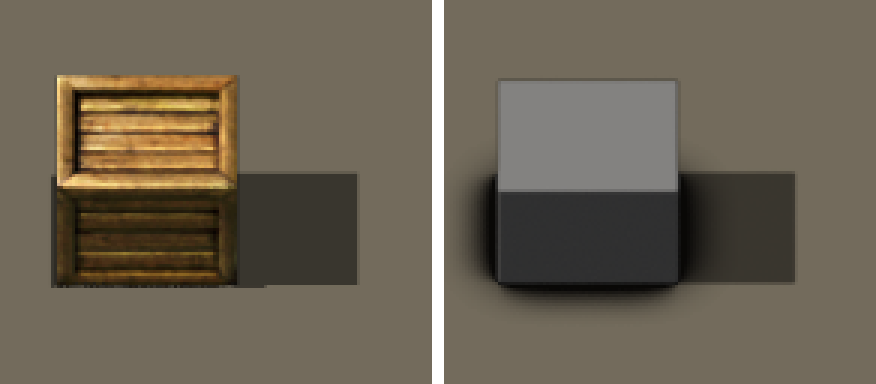
#> input picture tools/render/calib/img/apres-coffre.png, 876 x 384 px, given in place of hr-laser-turret-base-shadow.png, which was not available
$ python measure_laser.py
#> lines starting #> are read from the running program, lines starting #| are printed output that depends on the picture
### tools/render/pieces/levels/laser/compose_laser.py
"""Tourelle laser, lot V3 phase 1 : composition hors moteur des niveaux (Python système, numpy + Pillow).

Assemble les couches d'un niveau (vanilla pour le niveau 1, vanilla + pièce pour le niveau 2, rendus d'aperçu
ensuite) dans l'ordre du moteur, comme tools/render/calib/maquette.py (fonctions importées sans modification) :
1. ombres de toutes les entités (maximum des alphas), sol × (1 − 0,5 × alpha) (shadow-a8.frag) ;
2. couche lower-object (socles) de toutes les entités, puis couche object (têtes), triées par y puis x ;
3. lueur (draw_as_glow) additive, ajoutée au jour et à la carte des lumières ;
4. nuit : mix(LUT_nuit(jour), jour, lumière) (game.frag), lumière = halos + lueurs, bornée à [0, 1].
lightMul et lightAdd du moteur sont inconnus (pris à 1 et 0) : la nuit hors moteur n'est PAS une preuve.
"""
import os
import sys

import numpy as np
from PIL import Image

HERE = os.path.dirname(os.path.abspath(__file__))
RENDER = os.path.normpath(os.path.join(HERE, "..", "..", ".."))
sys.path.insert(0, HERE)
sys.path.insert(0, RENDER)
sys.path.insert(0, os.path.join(RENDER, "calib"))
import fo_post as P  # noqa: E402
import laser_design as D  # noqa: E402
from maquette import lut_apply, down2  # noqa: E402

OUT = os.path.join(RENDER, "out", "levels", "laser")
DATA = os.environ.get("FO_DATA", r"H:\Factorio.v1.1.91 Modding\Factorio.v1.1.91\data")
_cache = {}


def load_rgba(path):
    if path not in _cache:
        _cache[path] = np.asarray(Image.open(path).convert("RGBA")).astype(np.float64) / 255.0
    return _cache[path]


def vanilla_layer(key, frame=0, kind="main", order="lower"):
    s = D.VANILLA[key]
    im = load_rgba(os.path.join(DATA, "base", "graphics", "entity", s["file"]))
    ll = s.get("line_length", 1)
    fx, fy = frame % ll, frame // ll
    img = im[fy * s["h"]:(fy + 1) * s["h"], fx * s["w"]:(fx + 1) * s["w"]]
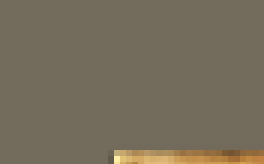
#> img: shape (82, 132, 4) float64 (shown 2 times larger); mean of channels 0, 1, 2, 3 0.464, 0.426, 0.359, 1; drawn as R, G, B
    x0 = s["shift"][0] * 64 - s["w"] / 2.0
    y0 = s["shift"][1] * 64 - s["h"] / 2.0
    assert abs(x0 - round(x0)) < 1e-6 and abs(y0 - round(y0)) < 1e-6, (key, x0, y0)
    return {"img": img, "x0": int(round(x0)), "y0": int(round(y0)), "kind": kind, "order": order}


# [28 lines left out: functions own_layer, base_north_top, base_order_of, not called in this run]


def level_layers(level, direction="E", with_glow=True, base_order=None):
    """Couches d'un niveau dans une direction de tête (N, E, S, W). base_order : None = règle base_order_of (V3),
    « lower » = comportement vanilla par défaut (planche de comparaison g)."""
    lays = []
    fr = D.DIR_FRAME[direction]
    if level <= 2:
        lays.append(vanilla_layer("base_shadow", kind="shadow"))
        lays.append(vanilla_layer("base", order="lower"))
#> call 2 of vanilla_layer, with key = 'base', frame = 0, kind = 'main', order = 'lower'
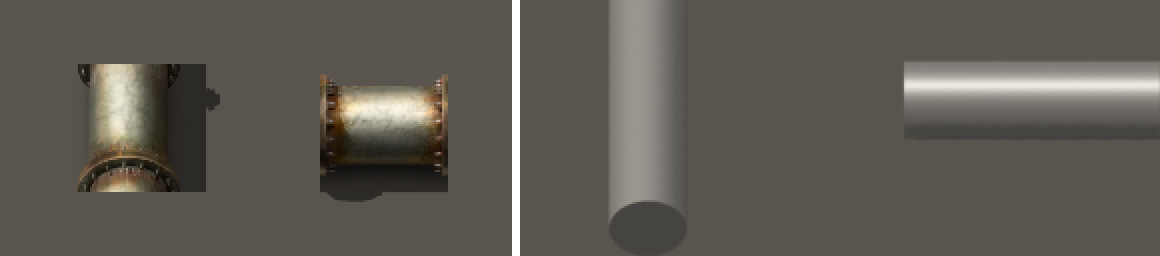
#> input picture tools/render/calib/img/apres-tuyaux.png, 1160 x 256 px, given in place of hr-laser-turret-base.png, which was not available
#> in vanilla_layer (call 2), `img = im[fy * s["h"]:(fy + 1) * s["h"], fx * s["w"]:(fx + 1) * s["w"]]`:
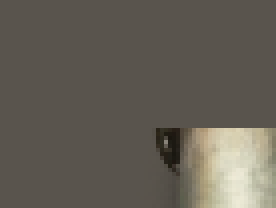
#> img: shape (104, 138, 4) float64 (shown 2 times larger); mean of channels 0, 1, 2, 3 0.395, 0.375, 0.338, 1; drawn as R, G, B
        lays.append(vanilla_layer("head_shadow", frame=fr, kind="shadow"))
#> call 3 of vanilla_layer, with key = 'head_shadow', frame = 0, kind = 'shadow', order = 'lower'
#> in vanilla_layer (call 3), `img = im[fy * s["h"]:(fy + 1) * s["h"], fx * s["w"]:(fx + 1) * s["w"]]`:
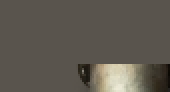
#> img: shape (92, 170, 4) float64; mean of channels 0, 1, 2, 3 0.373, 0.352, 0.318, 1; drawn as R, G, B
        lays.append(dict(vanilla_layer("head", frame=fr, order="object"), sec=1))
        if level == 2:
            for k in ("shadow", "main", "glow", "light"):
                l2 = own_layer(2, "base", k, "lower")
                if l2 is not None and (with_glow or k in ("shadow", "main")):
                    lays.append(l2)
        return lays
    odd = level if level % 2 else level - 1
    border = base_order or base_order_of(level)
    for k in ("shadow", "main", "glow", "light"):
        l2 = own_layer(level, "base", k, border, sec=0)
        if l2 is not None and (with_glow or k in ("shadow", "main")):
            lays.append(l2)
    for k in ("shadow", "main", "glow", "light"):
        l2 = own_layer(odd, direction, k, "object", sec=1)
        if l2 is not None and (with_glow or k in ("shadow", "main")):
            lays.append(l2)
    return lays


# --- mur vanilla (entities.lua:5084-5125, stone-wall straight_horizontal, hr) : planche (g), ordre au nord
WALL = {"file": "wall/hr-wall-horizontal.png", "w": 64, "h": 92, "shift": (0.0, -2 / 32), "line_length": 6}
WALL_SHADOW = {"file": "wall/hr-wall-horizontal-shadow.png", "w": 124, "h": 68, "shift": (14 / 32, 15 / 32)}


# [68 lines left out: functions wall_layers, ground, compose, not called in this run]


def mask_of(level, direction, thr=0.5, noflat=False):
    """Masque D1 (alpha ≥ 128) des couches principales (socle + tête), sur le canevas fixe, 64 px/tuile.
    Sans ombre, lueur ni halo (bible §1.4). noflat (correction V3, mineur 5 ; Q13) : le socle est pris dans la passe
    « noflat », rendue SANS ses objets plats au sol (anneau-halo du niveau 30, patins, soles : laser_design.FLAT_Z) et
    sans liseré de contact ; la docstring de la passe 5 affirmait à tort qu'aucune couche plate n'existait."""
    W, H = D.CANVAS_W, D.CANVAS_H
    a = np.zeros((H, W))
    lays = [l for l in level_layers(level, direction, with_glow=False) if l["kind"] == "main"]
    if noflat and level >= 3:
        p = os.path.join(OUT, "L%02d" % level, "base-noflat.png")
        if os.path.exists(p):
            lays = [l for l in lays if l["sec"] != 0] + [{"img": load_rgba(p), "x0": -D.ORIGIN_PX[0], "y0": -D.ORIGIN_PX[1],
                                                         "kind": "main", "order": "lower", "sec": 0}]
            lays.sort(key=lambda l: l["sec"])
    for lay in sorted(lays, key=lambda l: l.get("sec", 0)):
        if True:
            h, w = lay["img"].shape[:2]
            xi, yi = D.ORIGIN_PX[0] + lay["x0"], D.ORIGIN_PX[1] + lay["y0"]
            src = lay["img"][..., 3]
            a[yi:yi + h, xi:xi + w] = src + a[yi:yi + h, xi:xi + w] * (1 - src)
    return a >= thr


def to_img(rgb):
    return Image.fromarray(np.clip(np.round(rgb * 255), 0, 255).astype(np.uint8), "RGB")

### tools/render/pieces/levels/laser/measure_laser.py
"""Tourelle laser, lot V3 phase 1 : mesures D1 / D2 / F46 sur les rendus d'aperçu (Python système).

    python tools/render/pieces/levels/laser/measure_laser.py   [--json chemin]

Masque (bible §1.4, D1-3 amendé Q13) : pixels d'alpha ≥ 128 des couches PRINCIPALES (socle + tête), sans ombre,
lueur ni halo, 64 px par tuile, même origine (position de l'entité). Pour D1-3, le socle est pris SANS ses objets plats
au sol (passe « noflat » : anneau-halo du niveau 30, patins, soles ; correction V3, mineur 5). Niveau 1 = sprites
vanilla (turrets.lua:883-1041), tête « prepared » image 0/16/32/48 pour N/E/S/O ; niveau 2 = vanilla + pièce ;
niveau 2e = socle 2e + tête 2e-1.

Indicateurs (bible §1.4, OBJECTIFS D1) :
- O : sommet des MASSES au-dessus du bord haut de l'emprise (y = -1), tiges de moins de 0,15 tuile EXCLUES (bible
  §1.4 ; masses.py : ouverture horizontale de 10 px hr) ; O_brut (tiges comprises) noté à part ; L : largeur des masses
  (tiges horizontales exclues), L_brut : largeur du masque complet. Correction V3 (vérification passe 5, majeur 1) : la
  passe 5 mesurait O et L sur le masque complet, antennes et épines comprises ;
- événements de silhouette (bible §1.2, D1-2) : pics du contour haut et dépassements latéraux secondaires de
  proéminence ≥ 8 px hr (masses.silhouette_events ; comptage PROPOSÉ, la bible ne le définit pas) ;
- pair : aire ajoutée par la pièce hors du masque impair (≥ 0,10 t² visée, minimum sur les poses) et IoU(2e, 2e-1) ;
- impair : IoU(2e-1, 2e-2) ≤ 0,85 (D1-1) ; IoU entre époques consécutives (impairs) ≤ 0,85 (D1-2) ;
- D1-3 : IoU(niveau 1, niveau 30) < 0,50 (cible ≤ 0,45), maximum sur les 4 poses ; IoU normalisée en échelle =
  max sur k de IoU(niveau 1 agrandi de k autour de la position de l'entité, niveau 30) (proposition ≤ 0,75) ; variante
  plus stricte : échelle ET translation libre (|t| ≤ 32 px hr, corrélation FFT) ;
- F46 recalculée : enveloppe balayée par la tête de l'époque sur 64 directions (triangles exportés par
  `run_laser.py dry`), part de la pièce paire jamais couverte par la tête ;
- D2-1 : plus grand carré de lueur de jour ENTIÈREMENT couvert (alpha ≥ 0,3), au moins 8 × 8 px hr dès l'époque 3
  (correction V3, mineur 4 : la passe 5 acceptait une fenêtre 8 × 8 couverte à 75 %) ; photométrie du corps (§1.5) ;
- D2-3 : halo de nuit du socle : pic au sol, aire (alpha ≥ 0,02), rayon à mi-intensité (aire où alpha ≥ pic/2) comparé
  à S(N)/2 ;
- couche du socle (majeur 2) : haut du socle seul et couche proposée (« object » s'il dépasse le bord nord).
"""
import argparse
import json
import math
import os
import sys

import numpy as np
from PIL import Image, ImageDraw

HERE = os.path.dirname(os.path.abspath(__file__))
sys.path.insert(0, HERE)
import compose_laser as CL  # noqa: E402
import laser_design as D  # noqa: E402
import masses as MS  # noqa: E402

RENDER = os.path.normpath(os.path.join(HERE, "..", "..", ".."))
GEO = os.path.join(RENDER, "cache", "levels-laser", "geo")
PPT = 64.0
DIRS = ("N", "E", "S", "W")
OX, OY = D.ORIGIN_PX
K = math.sqrt(0.5)


def iou(a, b):
    u = np.logical_or(a, b).sum()
    return float(np.logical_and(a, b).sum() / u) if u else 0.0


def bbox(m):
    ys, xs = np.nonzero(m)
    return xs.min(), xs.max() + 1, ys.min(), ys.max() + 1


VIGNETTE_SCALE = 0.2336     # échelle de la planche (d) : le plus grand masque (274 px hr) tient dans 64 px


# [57 lines left out: functions vignette, geom, scaled_iou, head_envelope, not called in this run]


def lum(rgb):
    return rgb[..., :3] @ np.array([0.2126, 0.7152, 0.0722])


# [58 lines left out: functions photometry, glow_zone, halo_metrics, not called in this run]


GAIN_FILE = os.path.join(HERE, "albedo_gain.txt")


# [48 lines left out: functions read_gains, calibrate, head_mask, not called in this run]


def main():
    ap = argparse.ArgumentParser()
    ap.add_argument("--json", default=os.path.join(RENDER, "out", "levels", "laser", "mesures-d1.json"))
    ap.add_argument("--txt", default=os.path.join(RENDER, "..", "..", "docs", "epoques", "planches", "laser",
                                                  "laser-mesures-d1.txt"), help="tableau texte (versionné avec les planches)")
    ap.add_argument("--calibrate", action="store_true", help="étalonne albedo_gain.txt (luminance §1.5) et s'arrête")
    a = ap.parse_args()
    if a.calibrate:
        calibrate()
        return
    masks = {}
    for lv in D.LEVELS:
        for d in DIRS:
            masks[(lv, d)] = CL.mask_of(lv, d)
    rep = {"levels": {}, "d13": {}, "epochs": {}}
    for lv in D.LEVELS:
        e = D.epoch_of(lv)
        r = {"epoch": e, "poses": {}}
        for d in DIRS:
            r["poses"][d] = geom(masks[(lv, d)])
        r["O_max"] = max(p["O"] for p in r["poses"].values())
        r["O_brut_max"] = max(p["O_brut"] for p in r["poses"].values())
        r["O_N"] = r["poses"]["N"]["O"]
        r["L_N"] = r["poses"]["N"]["L"]
        r["L_max"] = max(p["L"] for p in r["poses"].values())
        r["L_brut_max"] = max(p["L_brut"] for p in r["poses"].values())
        r["x_extent"] = max(max(-p["left"], p["right"]) for p in r["poses"].values())
        r["area_N"] = r["poses"]["N"]["area"]
        r["events_N"] = r["poses"]["N"]["events"]["total"]
        r["events_max"] = max(p["events"]["total"] for p in r["poses"].values())
        r["halo"] = halo_metrics(lv)
        top = CL.base_north_top(lv)
        r["base_top"] = top
        r["base_layer"] = CL.base_order_of(lv)
        if lv >= 2:
            prev = lv - 1
            r["iou_prev"] = {d: iou(masks[(lv, d)], masks[(prev, d)]) for d in DIRS}
            r["iou_prev_max"] = max(r["iou_prev"].values())
        if lv % 2 == 0:
            add = {d: float(np.logical_and(masks[(lv, d)], ~masks[(lv - 1, d)]).sum() / PPT ** 2) for d in DIRS}
            r["added_t2"] = add
            r["added_min"] = min(add.values())
            env = head_envelope(lv) if lv >= 3 else None
            if env is None and lv == 2:
                # vanilla : enveloppe de la tête = union des 64 images « prepared » (mesure directe des sprites)
                env = vanilla_head_envelope()
            piece = np.logical_and(masks[(lv, "N")], ~masks[(lv - 1, "N")])
            # pièce : pixels ajoutés au SOCLE (indépendants de la pose de la tête)
            base_add = base_added(lv)
            r["piece_visible_frac"] = float(np.logical_and(base_add, ~env).sum() / max(1, base_add.sum()))
            ys = np.nonzero(env.any(1))[0]
            r["head_env_bottom"] = float((ys.max() + 1 - OY) / PPT)
        if lv % 2 == 1 and lv >= 3:
            r["iou_epoch_prev"] = {d: iou(masks[(lv, d)], masks[(lv - 2, d)]) for d in DIRS}
            r["iou_epoch_prev_max"] = max(r["iou_epoch_prev"].values())
        r["photometry"] = photometry(lv)
        r["glow_8x8_max"] = glow_zone(lv)
        rep["levels"][lv] = r
    # D1-3 amendé (Q13) : masque SANS les objets plats au sol (passe noflat), échelle, puis échelle + translation
    ks = np.arange(0.70, 3.01, 0.01)
    ks_t = np.arange(0.70, 2.51, 0.02)
    for last in (30, 29):
        d13 = {}
        for d in DIRS:
            mf = CL.mask_of(last, d, noflat=True)
            v, k = scaled_iou(masks[(1, d)], mf, ks)
            vt, kt, tx, ty_ = MS.scaled_shifted_iou(masks[(1, d)], mf, (OX, OY), ks_t, tmax=32)
            # information : la translation optimale touche souvent la borne de 32 px (pieds décalés d'une demi-tuile) ;
            # variante à ±64 px pour savoir ce que la borne retient
            v64 = MS.scaled_shifted_iou(masks[(1, d)], mf, (OX, OY), ks_t, tmax=64)
            d13[d] = {"iou": iou(masks[(1, d)], mf), "iou_scaled": v, "k": k, "iou_avec_plats": iou(masks[(1, d)], masks[(last, d)]),
                      "iou_scaled_shift": vt, "k_shift": kt, "t_px": [tx, ty_],
                      "iou_scaled_shift64": v64[0], "k_shift64": v64[1], "t64_px": [v64[2], v64[3]]}
        rep["d13"]["L01_vs_L%02d" % last] = {"poses": d13, "iou_max": max(x["iou"] for x in d13.values()),
                                             "iou_scaled_max": max(x["iou_scaled"] for x in d13.values()),
                                             "iou_scaled_shift_max": max(x["iou_scaled_shift"] for x in d13.values()),
                                             "iou_scaled_shift64_max": max(x["iou_scaled_shift64"] for x in d13.values()),
                                             "iou_avec_plats_max": max(x["iou_avec_plats"] for x in d13.values())}
    # indicateur strict : TÊTES seules (sans aucun socle), niveau 1 vanilla contre niveau 29
    hd = {}
    for d in DIRS:
        h1, h29 = head_mask(1, d), head_mask(29, d)
        v, k = scaled_iou(h1, h29, ks)
        hd[d] = {"iou": iou(h1, h29), "iou_scaled": v, "k": k}
    rep["d13"]["tetes_L01_vs_L29"] = {"poses": hd, "iou_max": max(x["iou"] for x in hd.values()),
                                      "iou_scaled_max": max(x["iou_scaled"] for x in hd.values()),
                                      "iou_scaled_shift_max": float("nan"), "iou_avec_plats_max": float("nan")}
    # événements de silhouette par ère (bible §1.2 : I 1-2, II 2-3, III 3-4, IV 4-5, V 5-6), pose N, niveaux impairs
    rep["eras"] = {}
    for era in range(1, 6):
        lvls = [2 * e - 1 for e in D.EPOCHS if D.ERA[e] == era]
        rep["eras"][era] = {"levels": lvls, "events_N": [rep["levels"][lv]["events_N"] for lv in lvls],
                            "events_max": [rep["levels"][lv]["events_max"] for lv in lvls],
                            "attendu": {1: [1, 2], 2: [2, 3], 3: [3, 4], 4: [4, 5], 5: [5, 6]}[era]}
    # contrôle de la mesure normalisée : un simple agrandissement du vanilla doit donner 1,00
    rep["d13"]["controle_homothetie"] = scaled_iou(masks[(1, "N")], homothety(masks[(1, "N")], 1.35), ks)[0]
    rep["concordance"] = concordance()
    lines = print_tables(rep)          # complète aussi rep (contraste des zones lumineuses)
    os.makedirs(os.path.dirname(a.txt), exist_ok=True)
    with open(a.txt, "w", encoding="utf-8", newline="\n") as f:
        f.write("# Tourelle laser, mesures D1 sur les aperçus de phase 1 (measure_laser.py) : légende en tête du script\n")
        f.write("\n".join(lines) + "\n")
    os.makedirs(os.path.dirname(a.json), exist_ok=True)
    with open(a.json, "w", encoding="utf-8") as f:
        json.dump(rep, f, indent=1, sort_keys=True)


# [116 lines left out: functions concordance, homothety, base_added, vanilla_head_envelope, print_tables, not called in this run]


if __name__ == "__main__":
#> (the run stopped early here; a loop or call above may not have finished)
